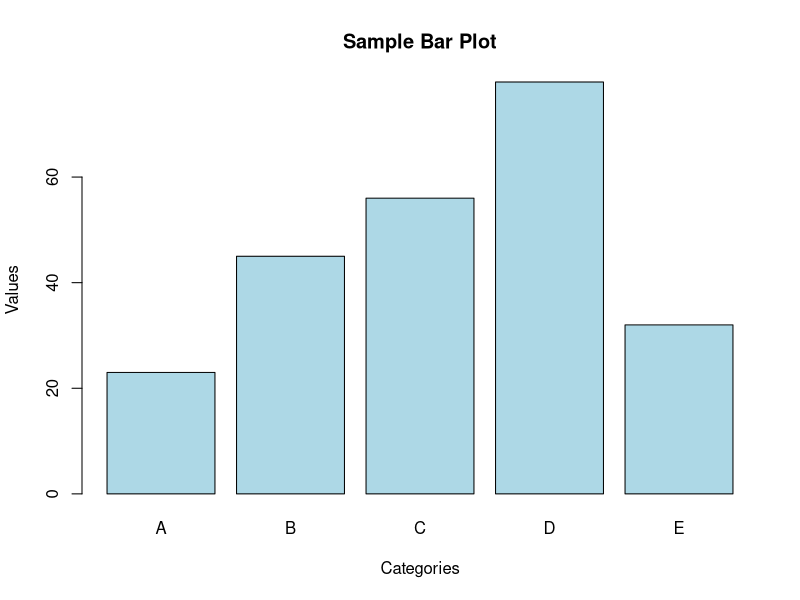
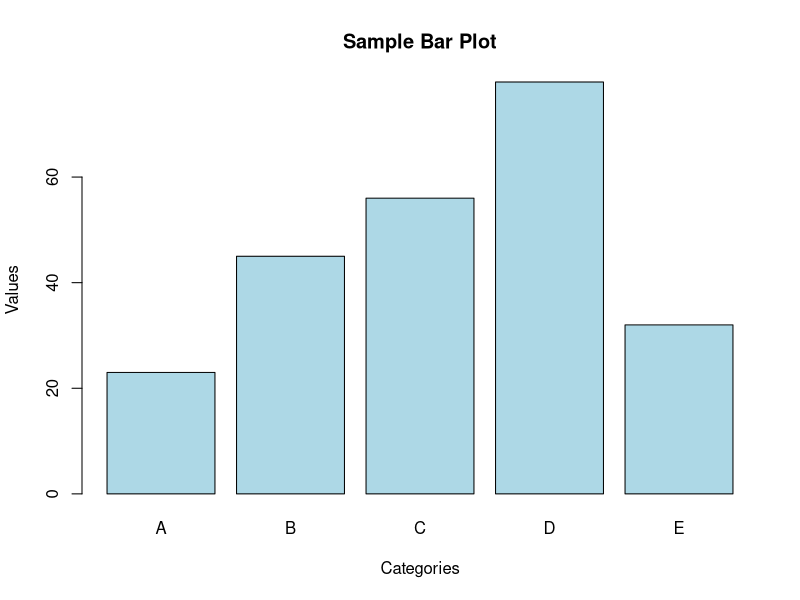

Write the R code that produced these figures, in order.
# R script to create and save a bar plot

# Create sample data
categories <- c("A", "B", "C", "D", "E")
values <- c(23, 45, 56, 78, 32)

# Create a bar plot
barplot(values, 
        names.arg = categories,
        main = "Sample Bar Plot",
        xlab = "Categories",
        ylab = "Values",
        col = "lightblue",
        border = "black")

# Save the plot to a file
png("bar_plot.png", width = 800, height = 600)
barplot(values, 
        names.arg = categories,
        main = "Sample Bar Plot",
        xlab = "Categories",
        ylab = "Values",
        col = "lightblue",
        border = "black")
dev.off()

print("Bar plot created and saved as bar_plot.png")
